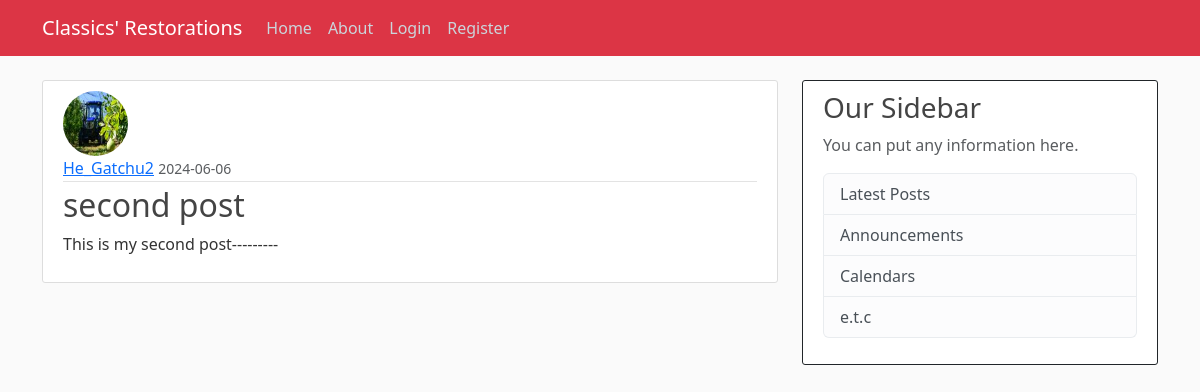
Screenshot of /post/2 with the database file from the repository.
### app/models.py (models this page shows, shortened)
class User(db.Model , UserMixin):
    id = db.Column(db.Integer , primary_key=True)
    username = db.Column(db.String(12), unique=True, nullable=False)
    email = db.Column(db.String(120) , unique=True , nullable=False)
    image_file = db.Column(db.String(20) , nullable=False , default = 'default.jpeg')
    password = db.Column(db.String(60) ,nullable=False)
    Posts = db.relationship("Post" , backref = 'author' , lazy=True)

class Post(db.Model):
    id = db.Column(db.Integer , primary_key=True)
    title = db.Column(db.String(100) , nullable=False )
    content = db.Column(db.Text ,  nullable=False)
    date_posted =db.Column(db.DateTime , nullable=False , default= datetime.utcnow )
    user_id = db.Column(db.Integer , db.ForeignKey('user.id') , nullable=False)

### app/routes.py (the view)
@app.route('/post/<int:post_id>')
def post(post_id):
    post = Post.query.get_or_404(post_id)
    return render_template('post.html' , title = post.title , post = post)

### app/templates/post.html (shortened to what this page needs)
{% extends "base.html" %}
{% block content %}
<article class="media content-section">
<img
    class="rounded-circle article-img"
    src="{{ url_for('static',filename='profile_pics/' + post.author.image_file) }}"
    alt=""
  />
   <div class="media-body">
     <div class="article-metadata">
       <a class="mr-2" href="#">{{ post.author.username }}</a>
       <small class="text-muted">{{ post.date_posted.strftime('%Y-%m-%d') }}</small>
     </div>
     <h2 class="article-title">{{ post.title }}</h2>
     <p class="article-content">{{ post.content }}</p>
   </div>
</article>
   {% endblock %}

### app/static/main.css (style rules this page uses)
body { background: #fafafa; color: #333333; margin-top: 5rem; }
h1, h2, h3, h4, h5, h6 { color: #444444; }
.content-section { background: #ffffff; padding: 10px 20px; border: 1px solid #dddddd; border-radius: 3px; margin-bottom: 20px; }
.article-title { color: #444444; }
.article-content { white-space: pre-line; }
.article-img { height: 65px; width: 65px; margin-right: 16px; }
.article-metadata { padding-bottom: 1px; margin-bottom: 4px; border-bottom: 1px solid #e3e3e3 }

### rows the page displays
User: image_file (picture), author.username "He_Gatchu2"
Post: date_posted "2024-06-06", title "second post", content "This is my second post---------"
